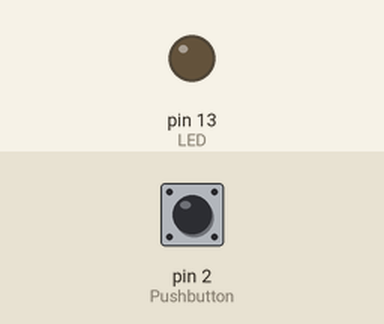
Recording of a sketch running on a simulated Arduino Uno, built with avr-gcc and run on an emulated ATmega328P. Parts: output pins drawn as LEDs (lit = HIGH). The inputs (shaded band) are chosen by the test bench; at power-on: pin 2 (Pushbutton) LOW.

Above: at 1.2 s.
1.3 s: pin 2 (Pushbutton) pulled HIGH for 0.15 s
At 1.37 s:
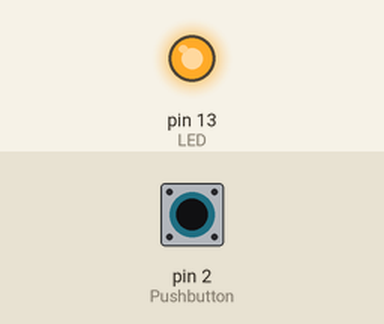
2.9 s: pin 2 (Pushbutton) pulled HIGH for 3.2 s
At 6.4 s:
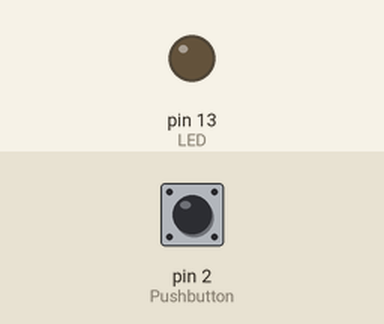
Timing chart, 0 to 7.9 s (numbered marks = the images above; inputs shaded):
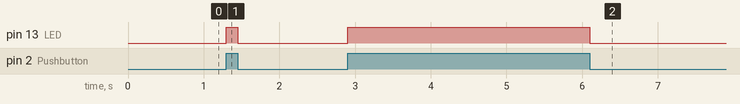

Measured:
- after the input at 1.3 s, pin 13 (LED): LOW → HIGH at once, → LOW 0.15 s later
- after the input at 2.9 s, pin 13 (LED): LOW → HIGH at once, → LOW 3.2 s later

The sketch:

Pushbutton_pulldown_resistor.ino
```cpp
/* Pushbutton to turn an LED on.

Pressing the pushbutton to turn on an LED in the circuit.
If the pushbutton is pressed, the LED connected to pin 13 in the Arduino board will turn on.
Due to having an ON-OFF state, a Pull down resistor is used to execute this program in order to only produce HIGH or LOW state.

*/

int Pushbutton = 2;  //declaring a variable and assigning it to pin 2 which will be used as digital input.
int LED = 13;  //declaring a variable and assigning pin number 13 as digital output.
int PBstate = 0; //this variable will read the pushbutton when it is HIGH or LOW.

void setup() // configuring the variable as input and output that we declared above.
{
pinMode(Pushbutton, INPUT); // set the variable "Pushbutton" as a digital input.
pinMode(LED, OUTPUT);  // set the variable "LED" in the program as an output.

}

void loop() {

PBstate = digitalRead(Pushbutton);  // using the digitalRead function to read the status of the Pushbutton,
//and storing that value to the varaible "PBstate".

if (PBstate == HIGH)  //the IF funtion checks the state of the variable "PBstate" whether it is HIGH or LOW;
//if it is HIGH, the LED will turn on.

{digitalWrite (LED, HIGH);  //LED turns on if the condition in the IF loop is met.
  }
  else {digitalWrite (LED, LOW);  //turns off the LED; the ELSE function executes the code when the IF function is FALSE.
  }
}
```
